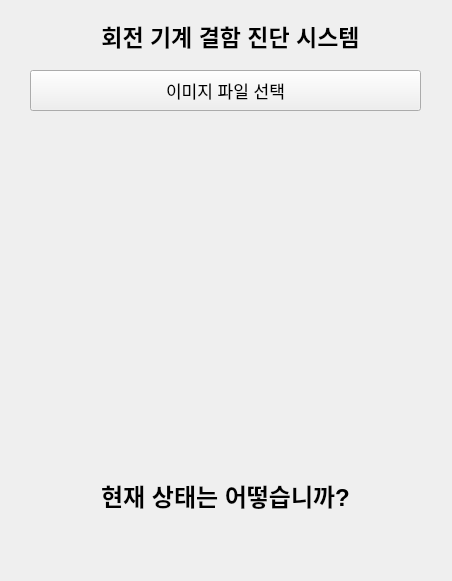
<?xml version="1.0" encoding="UTF-8"?>
<ui version="4.0">
 <class>Form</class>
 <widget class="QWidget" name="Form">
  <property name="geometry">
   <rect>
    <x>0</x>
    <y>0</y>
    <width>452</width>
    <height>581</height>
   </rect>
  </property>
  <property name="windowTitle">
   <string>Form</string>
  </property>
  <widget class="QLabel" name="label">
   <property name="geometry">
    <rect>
     <x>30</x>
     <y>20</y>
     <width>401</width>
     <height>31</height>
    </rect>
   </property>
   <property name="font">
    <font>
     <pointsize>17</pointsize>
     <weight>75</weight>
     <bold>true</bold>
    </font>
   </property>
   <property name="text">
    <string>회전 기계 결함 진단 시스템</string>
   </property>
   <property name="alignment">
    <set>Qt::AlignCenter</set>
   </property>
  </widget>
  <widget class="QPushButton" name="pushButton">
   <property name="geometry">
    <rect>
     <x>30</x>
     <y>70</y>
     <width>391</width>
     <height>41</height>
    </rect>
   </property>
   <property name="font">
    <font>
     <pointsize>13</pointsize>
    </font>
   </property>
   <property name="text">
    <string>이미지 파일 선택</string>
   </property>
  </widget>
  <widget class="QLabel" name="label_2">
   <property name="geometry">
    <rect>
     <x>30</x>
     <y>130</y>
     <width>391</width>
     <height>291</height>
    </rect>
   </property>
   <property name="text">
    <string/>
   </property>
   <property name="pixmap">
    <pixmap>../../Downloads/close_the_eyes.jpg</pixmap>
   </property>
   <property name="scaledContents">
    <bool>true</bool>
   </property>
  </widget>
  <widget class="QLabel" name="label_3">
   <property name="geometry">
    <rect>
     <x>30</x>
     <y>470</y>
     <width>391</width>
     <height>51</height>
    </rect>
   </property>
   <property name="font">
    <font>
     <pointsize>18</pointsize>
     <weight>75</weight>
     <bold>true</bold>
    </font>
   </property>
   <property name="text">
    <string>현재 상태는 어떻습니까?</string>
   </property>
   <property name="alignment">
    <set>Qt::AlignCenter</set>
   </property>
  </widget>
 </widget>
 <resources/>
 <connections/>
</ui>
